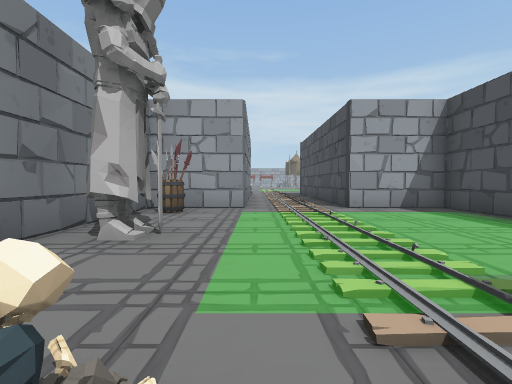
view 1 (above)

19 first-person views from a walk through a scene from a Unity 3-D project. The camera is 1.2 m above the floor, tilts 2° down and sees 85° across. The floor is counted in squares, 2 m on a side. Each view is taken from the middle of a square. On the plan, view 1 faces up. The plan holds only what a view shows up to about 9 squares ahead; the rest is blank. The place goes on beyond the plan. The player character is not drawn. Some surface patterns are stand-ins.

view 2
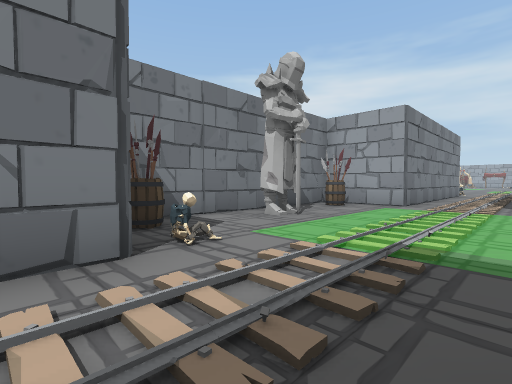

view 3
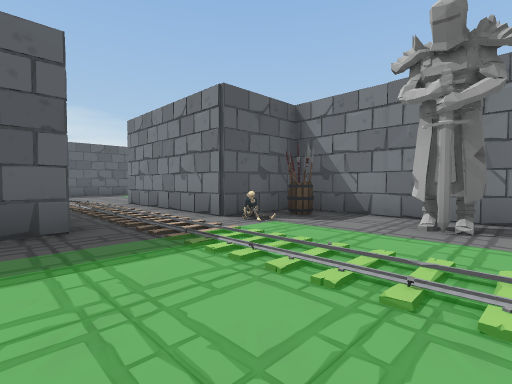

view 4
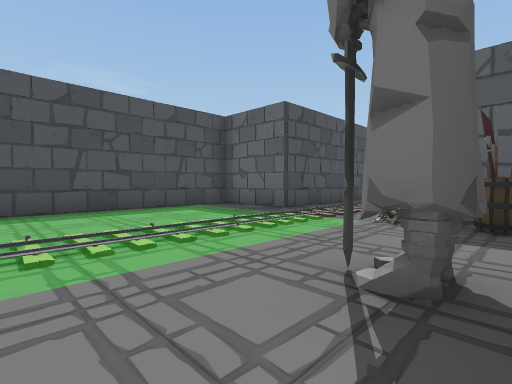

view 5
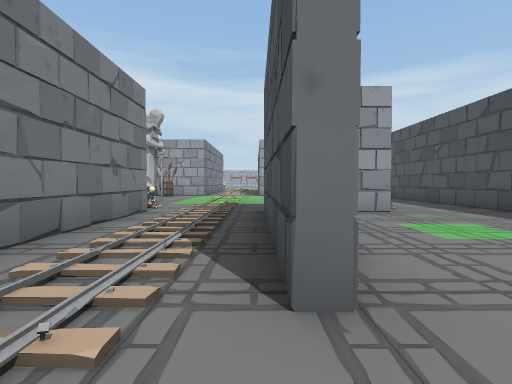

view 6
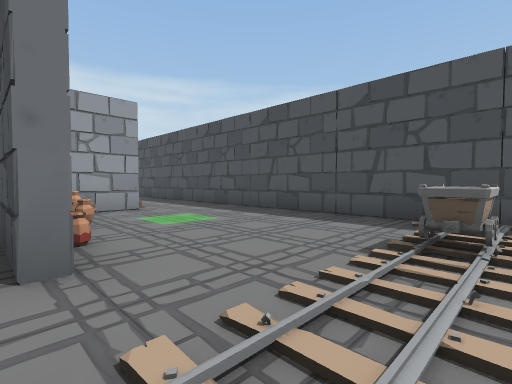

view 7
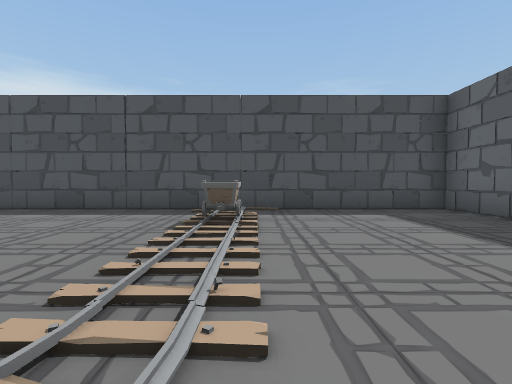

view 8
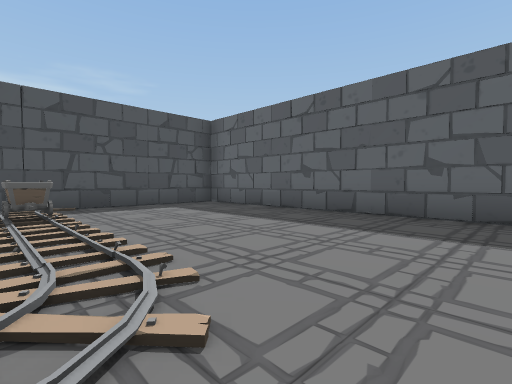

view 9
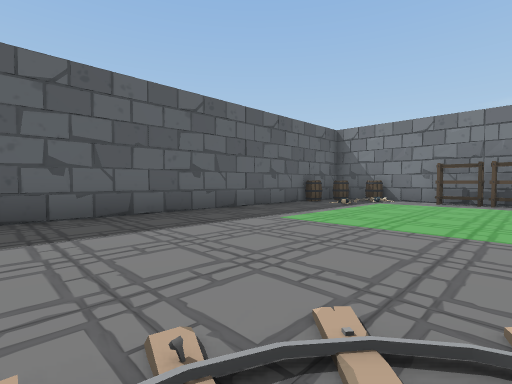

view 10
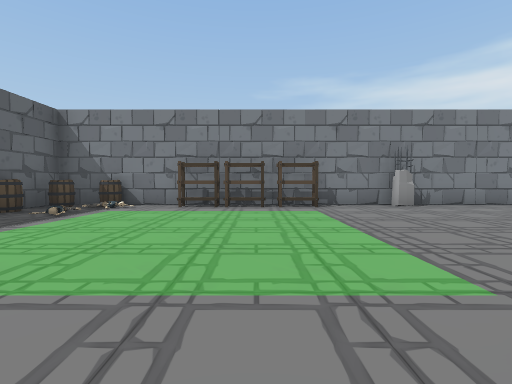

view 11
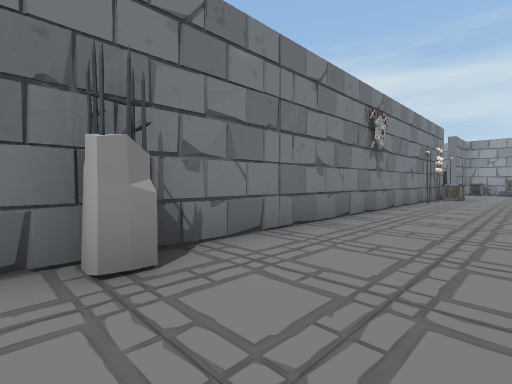

view 12
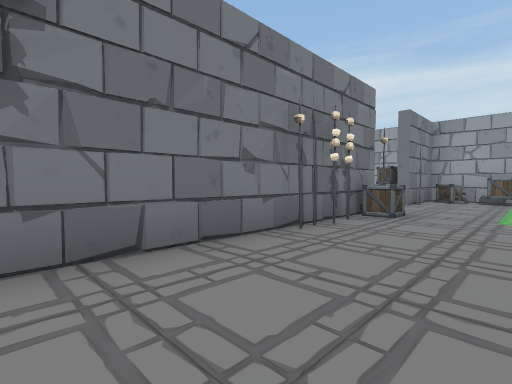

view 13
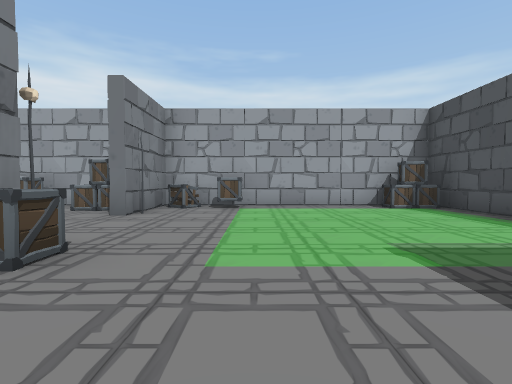

view 14
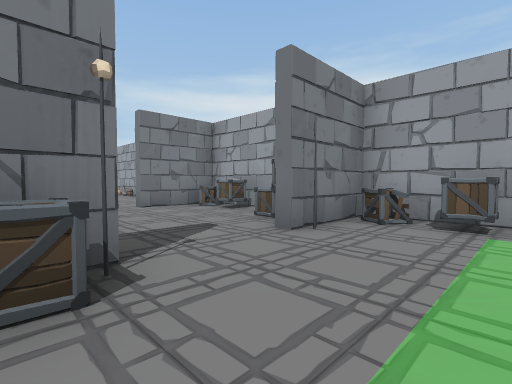

view 15
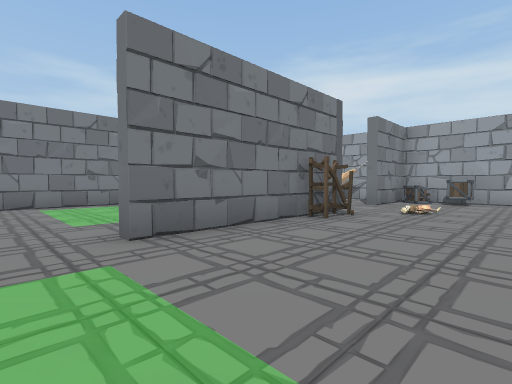

view 16
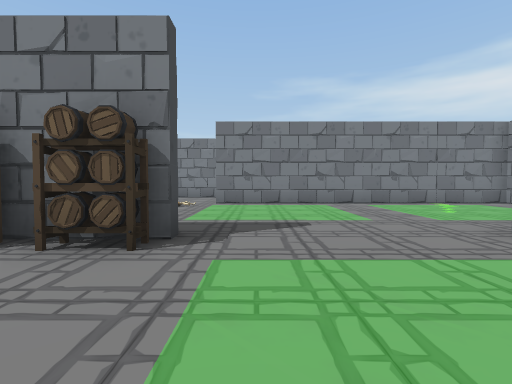

view 17
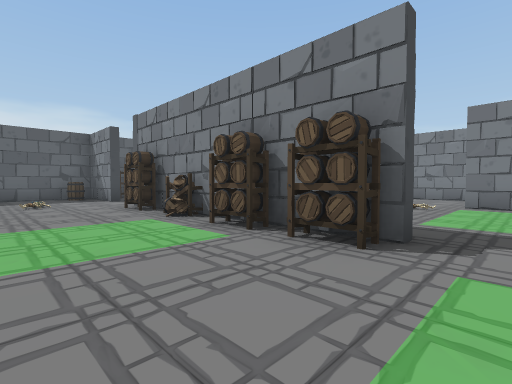

view 18
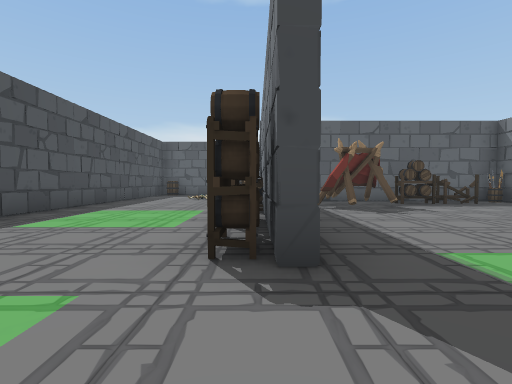

view 19
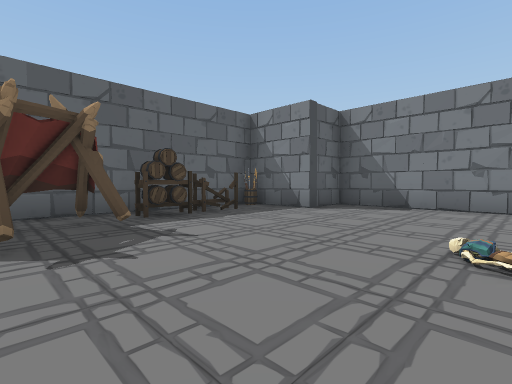

### Floor plan
Points are (right, up) in squares from view 1. A wall is a line through its corners. A room is listed if a view was taken in it or the views show most of it. See-through windows are left out.
Room 1 (views 1, 2, 3, 4)
walls: (-0.2, -0.1) (-0.2, -4.7); (2.2, -0.1) (4.4, -0.1) (4.4, 6.4) (2.2, 6.4); (2.5, 0.1) (2.9, -0.2); (2.2, -0.2) (3, 0); (-0.1, -0.5) (-0.4, -1); (-2.6, 1.8) (-2.4, 0.6); (-2, -0.2) (-1.3, -0.1); (-0.2, 6.4) (-2.4, 6.4) (-2.4, -0.1) (-0.3, -0.1) (-0.1, -1.5); (-0.2, 6.6) (-1.4, 6.4); (-0.6, 6.6) (-1, 6.4); (-0.3, -2.7) (-0.1, -3.7); (2.2, -4.3) (2.1, -3.6); (2.2, -4.8) (2.2, -0.2) (3.6, 0)
ways out: opening at (1, -3) to room 2; opening at (0.5, 6.5)
objects: other object (-2, 1); statue (-2, 3) to (-1, 3); other object (-2, 6)
Room 2 (views 5, 6, 7, 8, 9, 10, 11, 12, 13, 14, 15, 16, 17, 18, 19)
walls: (-7.5, -0.4) (-7.3, -1.5); (-7.6, -4.5) (-7.6, -2.8); (-7.5, 4.1) (-7.3, 2.8); (-12.1, 0.1) (-12.1, -0.5); (-12.1, -2.4) (-12.1, -5.5); (-7.3, -7.4) (-7.3, -9.5); (-7.3, 5.5) (-7.3, -4.6); (-7.3, 7.5) (-7.3, 6.4); (-12.3, 6.2) (-12.1, 5); (-5, -11.2) (7.2, -11.2) (7.2, -1.5); (-12.1, 9) (-12.1, 4.2) (-12.5, 4.2); (4.7, -0.4) (3.2, -0.4); (-17.6, 4.1) (-17.4, 3); (0.4, -11) (0.9, -11.3); (0.4, -11.3) (1.2, -11.1); (-17.6, 6.3) (-17.4, 5.1); (1.5, -11) (2, -11.2); (-0.5, 10.7) (-0.5, 11.5); (-19.5, -6.7) (-14, -6.7); (-20.9, -1.3) (-20.9, -4.7) (-19.5, -4.7) (-19.5, -6.9) (-18, -6.7); (-21, -3) (-20.9, -4.1); (-17.5, 8.7) (-17.5, -0.3); (-12.1, 12.5) (-12.1, 10.9); (-9.3, 13.3) (-10.3, 13.3); (-1.5, 13.3) (-5.3, 13.3); (7.3, -6.7) (7.1, -5.5)
ways out: opening at (1, -3) to room 1; opening at (-19.5, -0.5); opening at (-12, 10); opening at (6, -0.7)
objects: other object (-19, -6); other object (-18, -6); other object (-17, -6) to (-16, -6); tent (-15, -5) to (-14, -4); other object (-12, -6); other object (-12, -4); other object (-12, -2); other object (-12, -1); other object (-12, 8); crate (-12, 13); crate (-11, 13); other object (-9, 12) to (-8, 12); barrel (-7, -11); barrel (-7, -10); other object (-7, -7); other object (-7, -6); other object (-7, -5); fence (-7, -2); spikes (-7, 6); crate (-7, 8); spikes (-7, 11); crate (-7, 13); barrel (-6, -11); crate (-6, 13); vase (3, -4); vase (3, -2); other object (5, -6)

Where each view was taken, in squares from view 1:
view 1: 0 up, 0 right, facing up
view 2: 1 down, 2 right, facing up-left
view 3: 4 up, 3 right, facing down-left
view 4: 5 up, 2 left, facing down-right
view 5: 6 down, 2 right, facing up
view 6: 7 down, 2 right, facing up-right
view 7: 7 down, 1 right, facing right
view 8: 6 down, 0 right, facing down-right
view 9: 6 down, 2 right, facing down-left
view 10: 6 down, 0 right, facing left
view 11: 3 down, 5 left, facing up-left
view 12: 3 up, 5 left, facing up-left
view 13: 6 up, 5 left, facing up
view 14: 8 up, 5 left, facing up-left
view 15: 3 up, 9 left, facing up-left
view 16: 1 up, 9 left, facing left
view 17: 1 up, 9 left, facing down-left
view 18: 2 up, 12 left, facing down
view 19: 1 down, 14 left, facing down-left
